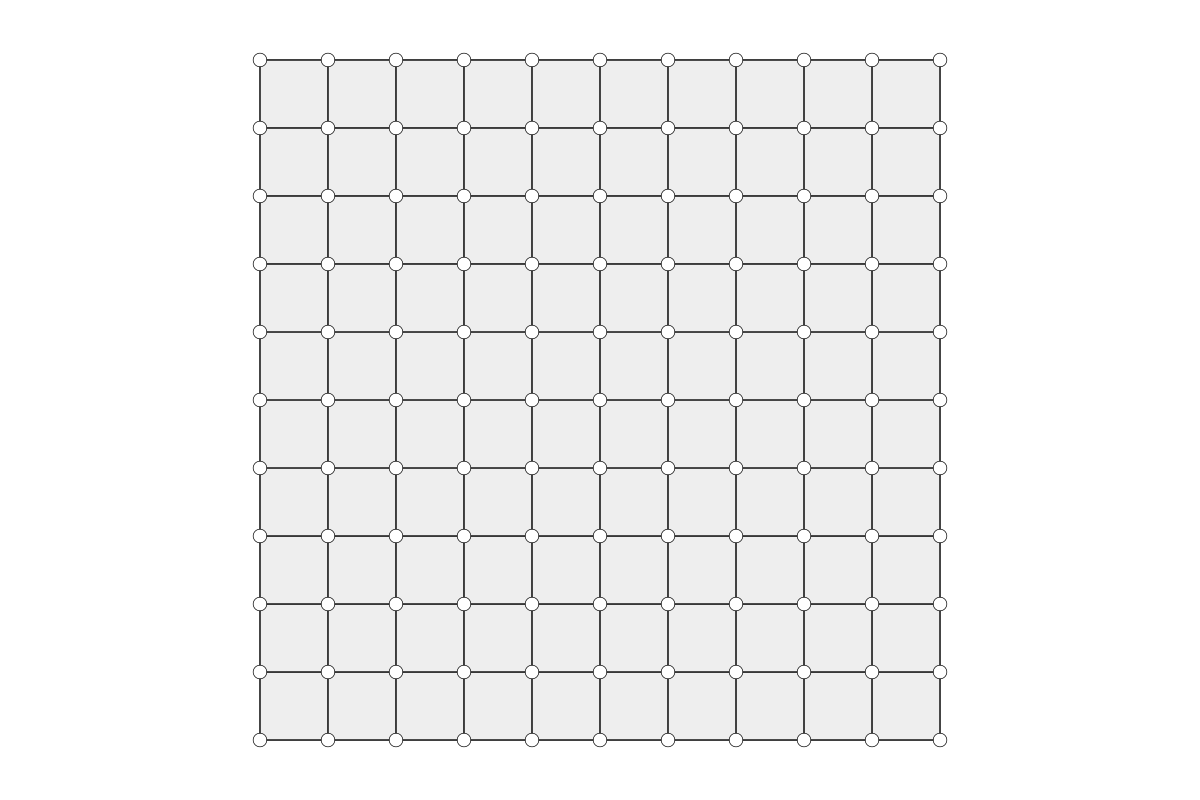

Write Python code to recreate this figure.
"""
The data representing a form diagram can be serialised to JSON format
and stored in a file.

The form diagram can be reconstructed from this file without loss of data.

This mechanism is useful to continue working on an unfinished project at a later
time, or to pass data to a different member in your team.

It is also used in Rhino to send information to external processes, for example
to run code that uses libraries that are not available in the dotnet ecosystem.

"""
from __future__ import absolute_import
from __future__ import division
from __future__ import print_function

from compas_tna.diagrams import FormDiagram


# do some initial work

before = FormDiagram.from_obj('data/rhinomesh.obj')

# save for later

before.to_json('data/formdiagram.json')

# weeks or even months go by :)
# and then do some more work...

after = FormDiagram.from_json('data/formdiagram.json')

after.plot()
